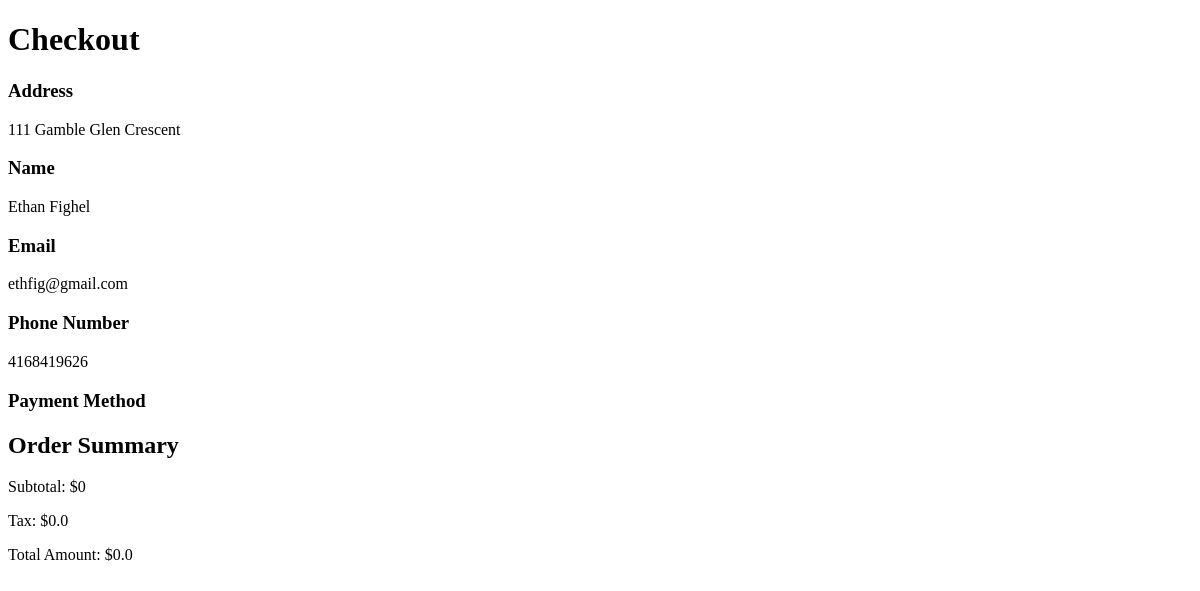
The app's page /checkout (signed in), older data.
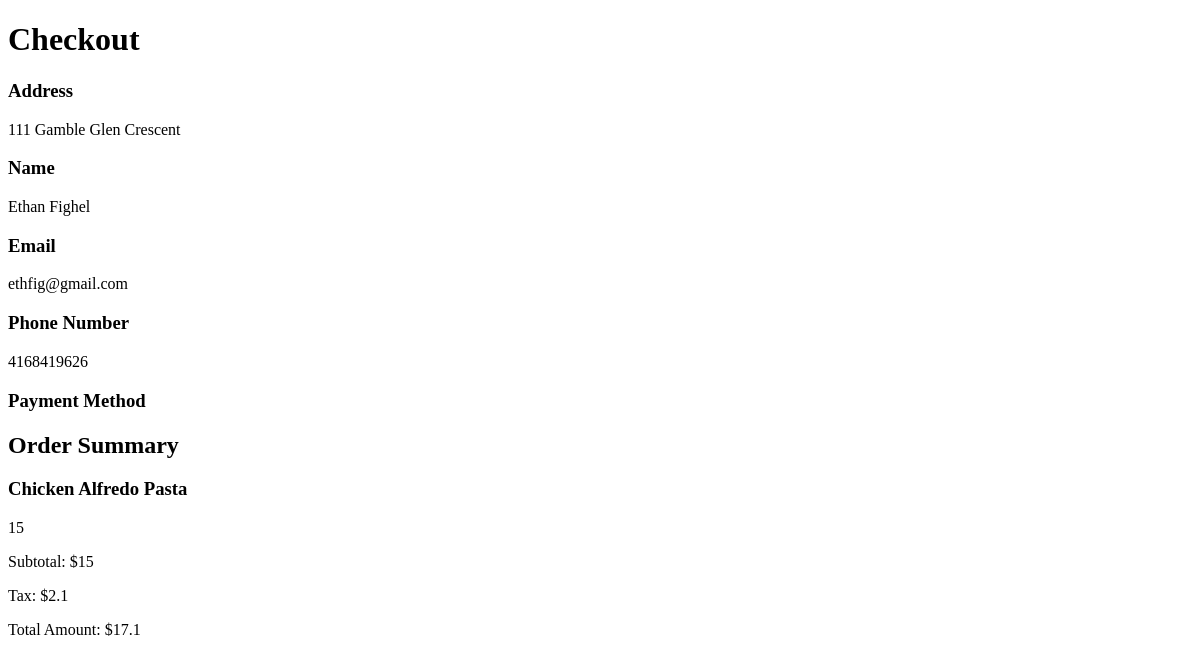
The same page, newer data.
### models.py (models this page shows, shortened)
class Address(db.Model):
    id = db.Column(db.Integer, primary_key=True)
    address = db.Column(db.String(50), nullable=False)
    default = db.Column(db.Boolean, default=False, nullable=False)
    user_id = db.Column(db.Integer, db.ForeignKey('user.id'), nullable=False)

class User(db.Model, UserMixin):
    id = db.Column(db.Integer, primary_key=True)
    name = db.Column(db.String(20), unique=True, nullable=False)
    email = db.Column(db.String(20), unique=True, nullable=False)
    phone_number = db.Column(db.String(10), unique=True, nullable=False)
    password = db.Column(db.String(255), nullable=False)
    addresses = db.relationship('Address', backref='user', cascade='all,delete', lazy='dynamic')
    payment_methods = db.relationship('Payment_Method', backref='user', cascade='all,delete',lazy='dynamic')

class Item(db.Model):
    id = db.Column(db.Integer, primary_key=True)
    name = db.Column(db.String(20), unique=True, nullable=False)
    description = db.Column(db.Text(), unique=True, nullable=False)
    price = db.Column(db.Integer, unique=False, nullable=False)
    in_cart = db.Column(db.Boolean, nullable=False)
    restaurant_id = db.Column(db.Integer, db.ForeignKey('restaurant.id'), nullable=False)

### Checkout_Page/Checkout.py (the view)
@checkout_blueprint.route("/checkout", methods=['GET','POST'])
def checkout():
    subtotal = 0
    cart_items = Item.query.filter(Item.in_cart==True).all()
    if current_user.is_authenticated:
        name = current_user.name
        email = current_user.email
        phone_number = current_user.phone_number
        address = current_user.addresses.filter_by(default=True).first()
        payment_method = current_user.payment_methods.filter_by(default=True).first()
    for c in cart_items:
        subtotal += c.price
    tax = subtotal*0.14
    total = tax + subtotal
    return render_template("checkout.html", cart_items=cart_items,subtotal=subtotal,total=total,tax=tax,name=name,email=email,phone_number=phone_number,address=address,payment_method=payment_method)

### app.py (called while the page is built)
@login_manager.user_loader
def load_user(user_id):
    return User.query.get(int(user_id))

### templates/checkout.html (shortened to what this page needs)
<!DOCTYPE html>
<html>
    <head>
        <link type="text/css" rel="stylesheet" href="{{ url_for('static',filename='css/style.css') }}" />
    </head>
    <body>
        <div>
            <h1>Checkout</h1>
            <h3>Address</h3>
            <p>{{address.address}}</p>
            <h3>Name</h3>
            <p>{{name}}</p>
            <h3>Email</h3>
            <p>{{email}}</p>
            <h3>Phone Number</h3>
            <p>{{phone_number}}</p>
            <h3>Payment Method</h3>
        </div>
        <h2>Order Summary</h2>
        <div class="cart-list">
            {% for cart in cart_items %}
                <h3> {{ cart.name }} </h3>
                <p> {{ cart.price }} </p>
            {% endfor %}
        </div>
        <p>Subtotal: ${{ subtotal }}</p>
        <p>Tax: ${{tax}}</p>
        <p>Total Amount: ${{total}}</p>
    </body>
</html>

Row changes from the older to the newer data that the page shows:
now on this page (row edited): Item: name "Chicken Alfredo Pasta", price "15"
Text that changed along with them:
{{ subtotal }}: "0" → "15"
{{ tax }}: "0.0" → "2.1"
{{ total }}: "0.0" → "17.1"
